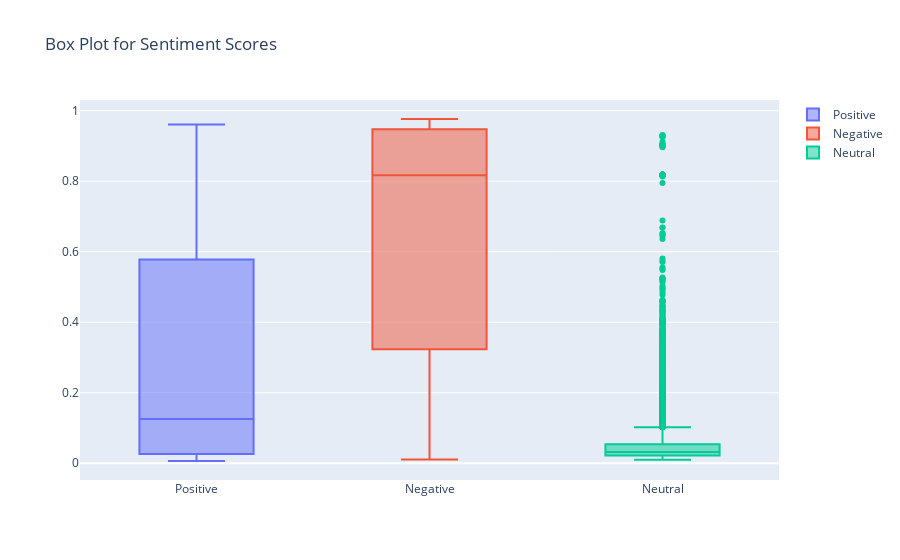

The cell this chart's notebook holds for it:
### Code cell
# SUMMARY STATS + BOX PLOT OF THE POSITIVES, NEGATIVES AND NEUTRALS ALONE
# Count
query_count = """SELECT COUNT(Positive) AS Total_pos, COUNT(Negative) AS Total_neg, COUNT(Neutral) AS Total_neu
                FROM Beigebook"""
query_observations = pd.read_sql_query(query_count, con)
obs_df = pd.DataFrame({'Positive': query_observations['Total_pos'], 'Negative': query_observations['Total_neg'], 'Neutral': query_observations['Total_neu']})

# Mean: For Positives, Negatives and Neutrals
query_average = """SELECT AVG(Positive) AS Avg_pos, AVG(Negative) AS Avg_neg, AVG(Neutral) AS Avg_neu
                FROM Beigebook"""
query_mean = pd.read_sql_query(query_average, con)
mean_df = pd.DataFrame({'Positive': query_mean['Avg_pos'], 'Negative': query_mean['Avg_neg'], 'Neutral': query_mean['Avg_neu']})

# Median: For Positives, Negatives and Neutrals
query_med = """SELECT Positive, Negative, Neutral
            FROM Beigebook
            ORDER BY Positive, Negative, Neutral ASC"""
query_median = pd.read_sql_query(query_med, con)
positive_median = query_median['Positive'].median()
negative_median = query_median['Negative'].median()
neutral_median = query_median['Neutral'].median()
median_df = pd.DataFrame({'Positive': [positive_median], 'Negative': [negative_median], 'Neutral': [neutral_median]})

# Minimum and maximum: For the Positives, Negatives and Neutrals
query_maxi = """SELECT MAX(Positive) AS Max_pos, MAX(Negative) Max_neg, MAX(Neutral) AS Max_neu
            FROM Beigebook"""
query_max = pd.read_sql_query(query_maxi, con)
max_df = pd.DataFrame({'Positive': query_max['Max_pos'], 'Negative': query_max['Max_neg'], 'Neutral': query_max['Max_neu']})

query_mini = """SELECT MIN(Positive) AS Min_pos, MIN(Negative) AS Min_neg, MIN(Neutral) AS Min_neu
            FROM Beigebook"""
query_min = pd.read_sql_query(query_mini, con)
min_df = pd.DataFrame({'Positive': query_min['Min_pos'], 'Negative': query_min['Min_neg'], 'Neutral': query_min['Min_neu']})

# Standard deviation: For the Positives, Negatives and Neutrals
query_stand_dev = """SELECT Positive, Negative, Neutral
               FROM Beigebook"""
query_std = pd.read_sql_query(query_stand_dev, con)
positive_std = query_std['Positive'].std()
negative_std = query_std['Negative'].std()
neutral_std = query_std['Neutral'].std()
std_df = pd.DataFrame({'Positive': [positive_std], 'Negative': [negative_std], 'Neutral': [neutral_std]})

# Summary Table
sum_mat = pd.concat([obs_df, mean_df, median_df, std_df, max_df, min_df], axis = 0)
sum_mat.index = ['Observations', 'Mean', 'Median', 'Std. Dev.', 'Maximum', 'Minimum']
sum_mat.columns = ['Positive', 'Negative', 'Neutral']
lat_summat = sum_mat.to_latex()
print(lat_summat)

# Section 4: Data visualisation - include nice charts and plots of the data set and, if relevant, some visual analysis.
Positive = beigebook['Positive']
Negative = beigebook['Negative']
Neutral = beigebook['Neutral']

fig = go.Figure()
fig.add_trace(go.Box(y=Positive, name = 'Positive'))
fig.add_trace(go.Box(y=Negative, name = 'Negative'))
fig.add_trace(go.Box(y=Neutral, name = 'Neutral'))
fig.update_layout(title='Box Plot for Sentiment Scores')
fig.show()
# ----------------------------------------------------------------------------------------------------------------

### Figure 1 — Plotly figure (JSON) as saved in the notebook; plotly's stock layout.template omitted (floating-point values rounded to 4 significant figures; data arrays with more than 128 entries replaced by an {"elided": "..."} marker saying what was removed)
{"data": [{"name": "Positive", "type": "box", "y": {"elided": "16479 float values"}}, {"name": "Negative", "type": "box", "y": {"elided": "16479 float values"}}, {"name": "Neutral", "type": "box", "y": {"elided": "16479 float values"}}], "layout": {"title": {"text": "Box Plot for Sentiment Scores"}}}
